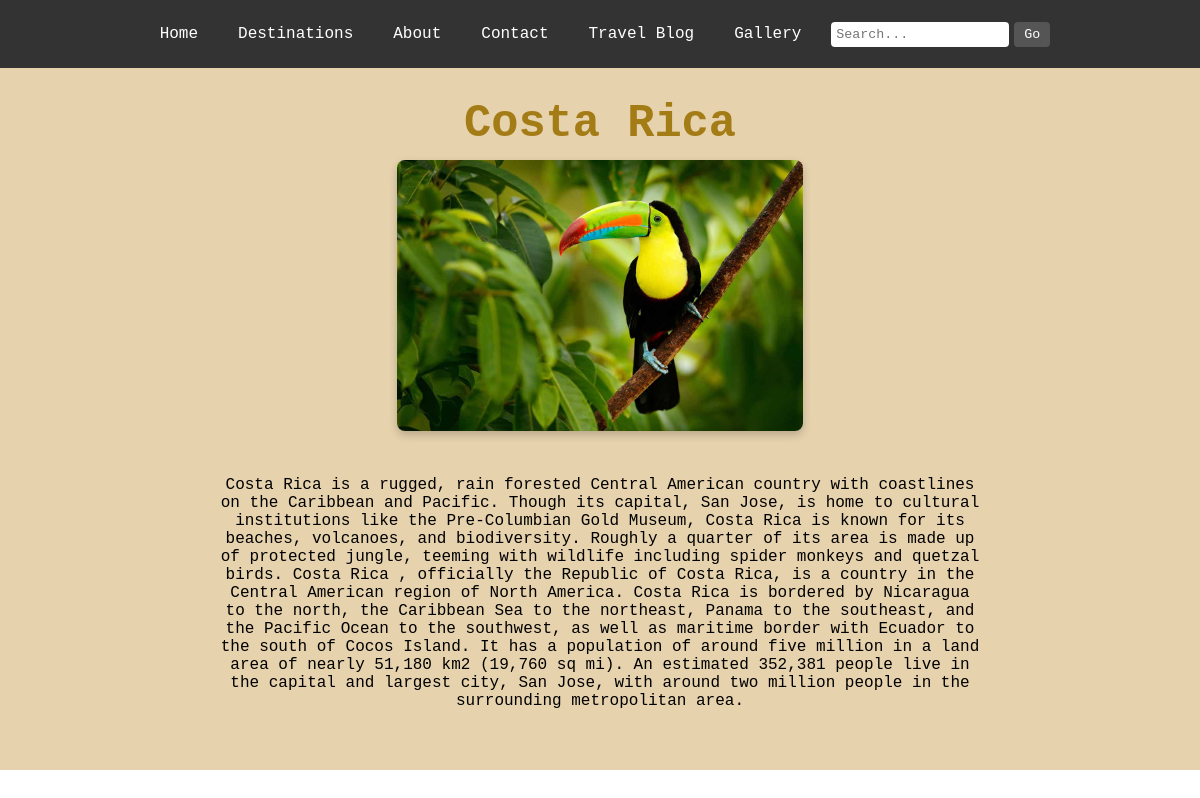
Screenshot of /destination/4/ with the database file from the repository.
### awesome_destinations_app/models.py (models this page shows, shortened)
class Destination(models.Model):
    name = models.CharField(max_length=255)
    country = models.CharField(max_length=100, default='Unknown')  # Provide default value here
    description = models.TextField(default='Default description')
    image = models.ImageField(upload_to='destinations/', blank=True, null=True)  # New image field

### awesome_destinations_app/views.py (the view)
# urls.py: path('destination/<int:pk>/', views.destination_detail, name='destination_detail'),
def destination_detail(request, pk):
    destination = get_object_or_404(Destination, pk=pk)
    return render(request, 'destination_detail.html', {'destination': destination})

### awesome_destinations_app/templates/destination_detail.html (shortened to what this page needs)
<!DOCTYPE html>
<html lang="en">
<head>
    {% load static %}
    <link rel="stylesheet" href="{% static 'css/destination_detail.css' %}">
</head>
<body>
    <div class="navbar">
        <ul>
            <li><a href="{% url 'index' %}">Home</a></li>
            <li class="dropdown">
                <a href="javascript:void(0)" class="dropbtn">Destinations</a>
            </li>
            <li><a href="{% url 'about' %}">About</a></li>
            <li><a href="{% url 'contact' %}">Contact</a></li>
            <li><a href="{% url 'travel_blog' %}">Travel Blog</a></li>
            <li><a href="{% url 'gallery' %}">Gallery</a></li>
            <li class="search-bar">
                <form id="search-form" method="get" action="{% url 'search_results' %}">
                    <input type="text" id="search-query" name="query" placeholder="Search...">
                    <button type="submit" id="search-button">Go</button>
                </form>
            </li>
        </ul>
    </div>
    <div class="container">
        <h1>{{ destination.name }}</h1>
        <div class="images">
            {% if destination.image %}
            <img src="{{ destination.image.url }}" alt="{{ destination.name }}">
        </div>
        {% else %}
        <p>No image available</p>
        {% endif %}
        <p>{{ destination.description }}</p>
    </div>
</body>
</html>

### rows the page displays
Destination: name "Costa Rica", image (picture), description "Costa Rica is a rugged, rain forested Central American country with coastlines on the Caribbean and Pacific. Though its capital, San Jose, is home to cultural institutions like the Pre-Columbian Gold Museum, Costa Rica is known for its beaches, volcanoes, and biodiversity. Roughly a quarter of its area is made up of protected jungle, teeming with wildlife including spider monkeys and quetzal birds. Costa Rica , officially the Republic of Costa Rica, is a country in the Central American region of North America. Costa Rica is bordered by Nicaragua to the north, the Caribbean Sea to the northeast, Panama to the southeast, and the Pacific Ocean to the southwest, as well as maritime border with…"
